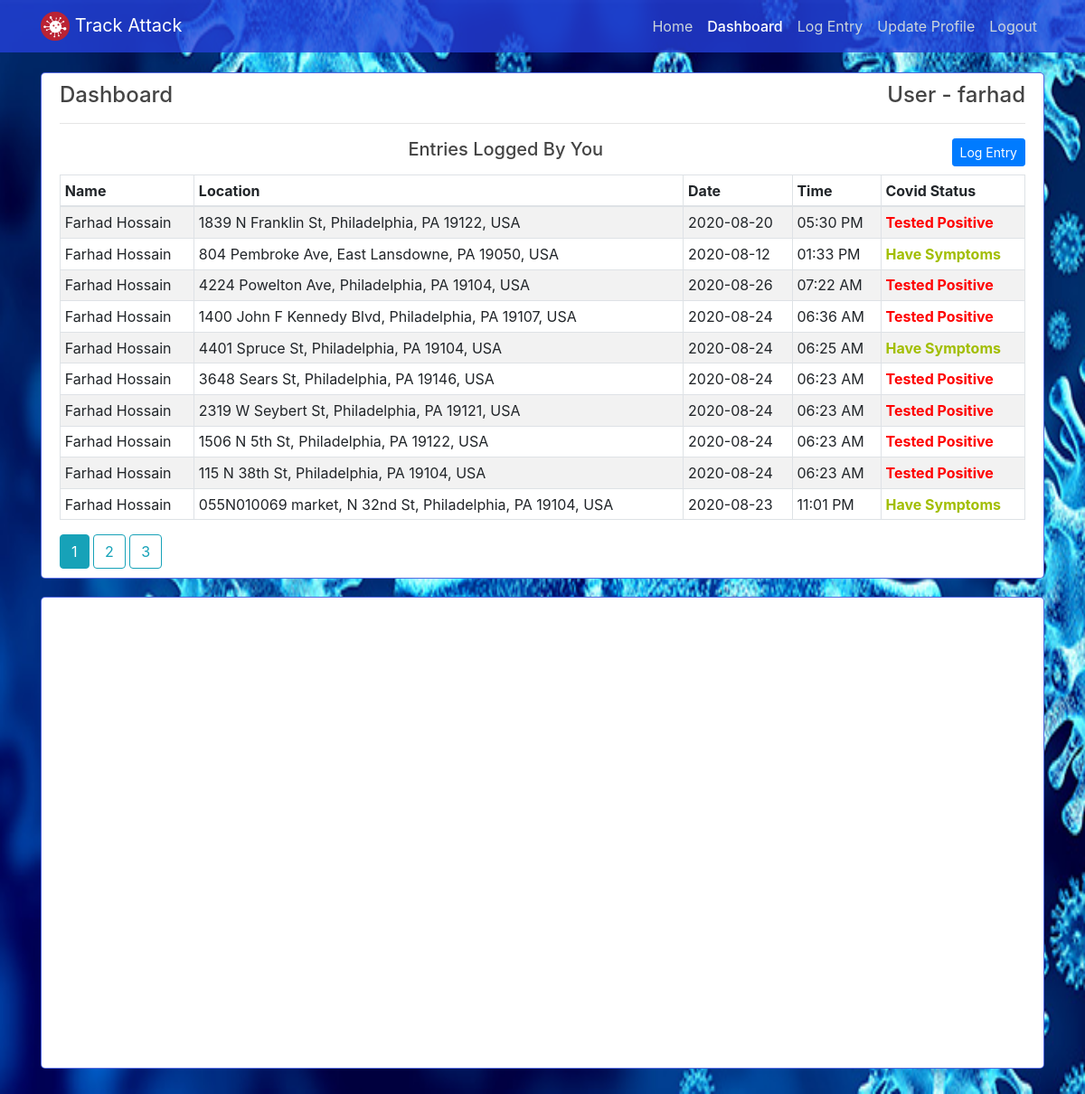
The page /dashboard (signed in) on the database its author committed.
### app/models.py (models this page shows, shortened)
class User(db.Model, UserMixin):
    id = db.Column(db.Integer, primary_key=True)
    username = db.Column(db.String(15), unique=True, nullable=False)
    email = db.Column(db.String(120), unique=True, nullable=False)
    image_file = db.Column(db.String(20), nullable=False, default='default.jpg')
    password = db.Column(db.String(60), nullable=False)
    full_name = db.Column(db.String(60))
    age = db.Column(db.Integer)
    entries = db.relationship('Entry', backref='user', lazy=True)

class Entry(db.Model):
    id = db.Column(db.Integer, primary_key=True)
    full_name = db.Column(db.String(30))
    date_posted = db.Column(db.DateTime, nullable=False, default=datetime.utcnow)
    visited_date_time = db.Column(db.DateTime, nullable=False, default=datetime.utcnow)
    age = db.Column(db.Integer)
    last_visited_location = db.Column(db.String(100))
    last_visited_location_lat = db.Column(db.String(100))
    last_visited_location_long = db.Column(db.String(100))
    covid_status = db.Column(db.Integer, default=0)
    user_id = db.Column(db.Integer, db.ForeignKey('user.id'), nullable=False)

### app/users/routes.py (the view)
@users.route('/dashboard', methods=["GET", "POST"])
@login_required
def dashboard():
    page = request.args.get('page', 1, type=int)
    entries = Entry.query.filter_by(user_id=current_user.id).order_by(Entry.date_posted.desc()).paginate(page=page, per_page=app.config['PAGINATION_PER_PAGE'])
    return render_template('dashboard.html', entries=entries, title="Dashboard")

### app/models.py (called while the page is built)
@login_manager.user_loader
def load_user(user_id):
    return User.query.get(int(user_id))

### app/templates/dashboard.html (shortened to what this page needs)
{% extends "layout.html" %}
{% set active_page='dashboard_page' %}
{% block content %}
<div class="col-md-12">
    <div class="content-section">
        <div>
            <h4>Dashboard <span style="float: right;">User - {{ current_user.username }}</span></h4>
            <hr>
        </div>
        {% if entries.items|length > 0 %}
            <h5 class="text-center mb-3">Entries Logged By You
                <span style="float: right;"><a href="{{ url_for('users.log_entry') }}" class="btn btn-primary btn-sm">Log Entry</a></span></h5>
                <table class="table table-bordered table-striped table-sm table-hover">
                    <thead>
                        <tr>
                            <th>Name</th>
                            <th>Location</th>
                            <th>Date</th>
                            <th>Time</th>
                            <th>Covid Status</th>
                        </tr>
                    </thead>
                    <tbody>
                        {% for entry in entries.items %}
                        <tr>
                            <td>{{ entry.full_name }}</td>
                            <td>{{ entry.last_visited_location }}</td>
                            <td>{{ entry.visited_date_time.strftime("%Y-%m-%d") }}</td>
                            <td>{{ entry.visited_date_time.strftime("%I:%M %p") }}</td>
                            <td>{% if entry.covid_status == 2 %}
                                <b style="color: rgb(255, 0, 0);">Tested Positive</b>
                                {% else %}
                                <b style="color: rgb(162, 190, 0);">Have Symptoms</b>
                                {% endif %}</td>
                        </tr>
                    {% endfor %}
                    </tbody>
                </table>
                {% for page_num in entries.iter_pages(left_edge=1, right_edge=1, left_current=1, right_current=2) %}
                    {% if page_num %}
                        {% if  entries.page == page_num %}
                            <a class="btn btn-info" href="{{ url_for('users.dashboard', page=page_num) }}">{{ page_num }}</a>
                        {% else %}
                            <a class="btn btn-outline-info" href="{{ url_for('users.dashboard', page=page_num) }}">{{ page_num }}</a>
                        {% endif %}
                        {% else %}
                        ...
                    {% endif %}
                {% endfor %}
        {% else %}
            <h5 class="text-center">Oops! You didn't log any entries so far.</h5>
            <div class="text-center">
                <a href="{{ url_for('users.log_entry') }}" class="btn btn-primary">Log Entry Now</a>
            </div>
        {% endif %}
    </div>
</div>
{% endblock content %}
{% block map %}
<div class="col-md-12 mb-2">
    <div class="content-section">
        <div id="map" style="width: 100%; height: 500px"></div>
    </div>
</div>
{% endblock map %}

### app/templates/layout.html (shortened to what this page needs)
<!DOCTYPE html>
<html lang="en">
    <head>
        <link rel="stylesheet" href="https://stackpath.bootstrapcdn.com/bootstrap/4.5.0/css/bootstrap.min.css">
        <link rel="stylesheet" type="text/css" href="{{ url_for('static', filename='main.css') }}">
    </head>
    <body>
        <header class="site-header">
            <nav class="navbar navbar-expand-md navbar-dark bg-steel fixed-top">
                <div class="container">
                    <a class="navbar-brand mr-4" href="/">
                        <img src="{{ url_for('static', filename='icons/coronavirus.png') }}" width="32" height="32" class="d-inline-block align-top" alt=""> Track Attack</a>
                    <div class="collapse navbar-collapse" id="navbarToggle">
                        <div class="navbar-nav ml-auto">
                            <a class="nav-item nav-link {{ 'active' if active_page=='home_page' else '' }}"
                                href="{{ url_for('main.home') }}">Home</a>
                            {% if current_user.is_authenticated %}
                                <a class="nav-item nav-link {{ 'active' if active_page=='dashboard_page' else '' }}"
                                    href="{{ url_for('users.dashboard') }}">Dashboard</a>
                                <a class="nav-item nav-link {{ 'active' if active_page=='entry_page' else '' }}"
                                    href="{{ url_for('users.log_entry') }}">Log Entry</a>
                                <a class="nav-item nav-link {{ 'active' if active_page=='profile_page' else '' }}"
                                    href="{{ url_for('users.profile') }}">Update Profile</a>
                                <a class="nav-item nav-link" href="{{ url_for('users.logout') }}">Logout</a>
                            {% else %}
                                <a class="nav-item nav-link {{ 'active' if active_page=='login_page' else '' }}"
                                    href="{{ url_for('users.login') }}">Login</a>
                                <a class="nav-item nav-link {{ 'active' if active_page=='register_page' else '' }}"
                                    href="{{ url_for('users.register') }}">Register</a>
                            {% endif %}
                        </div>
                    </div>
                </div>
            </nav>
        </header>
        <main role="main" class="container">
            <div class="row">
                {% block content %}
                {% endblock %}
                {% block map %}
                {% endblock map %}
            </div>
        </main>
    </body>
</html>

### app/static/main.css (style rules this page uses)
body { color: #333333; background-image: url("images/Coronavirus.png"); background-repeat: no-repeat; background-attachment: fixed; background-position: center; background-size: 100% 100%; margin-top: 5rem; }
h1, h2, h3, h4, h5, h6 { color: #444444; }
.bg-steel { background-color: #2540dbc7; }
.site-header .navbar-nav .nav-link { color: #cbd5db; }
.site-header .navbar-nav .nav-link.active { font-weight: 500; }
.content-section { background: #ffffff; padding: 10px 20px; border: 1px solid #2540dbc7; border-radius: 5px; margin-bottom: 20px; }

### rows shown on the page
User: username "farhad"
Entry: full_name "Farhad Hossain", last_visited_location "1839 N Franklin St, Philadelphia, PA 19122, USA", visited_date_time "2020-08-20", visited_date_time "05:30 PM", covid_status "Tested Positive"
Entry: full_name "Farhad Hossain", last_visited_location "804 Pembroke Ave, East Lansdowne, PA 19050, USA", visited_date_time "2020-08-12", visited_date_time "01:33 PM", covid_status "Have Symptoms"
Entry: full_name "Farhad Hossain", last_visited_location "4224 Powelton Ave, Philadelphia, PA 19104, USA", visited_date_time "2020-08-26", visited_date_time "07:22 AM", covid_status "Tested Positive"
Entry: full_name "Farhad Hossain", last_visited_location "1400 John F Kennedy Blvd, Philadelphia, PA 19107, USA", visited_date_time "2020-08-24", visited_date_time "06:36 AM", covid_status "Tested Positive"
Entry: full_name "Farhad Hossain", last_visited_location "4401 Spruce St, Philadelphia, PA 19104, USA", visited_date_time "2020-08-24", visited_date_time "06:25 AM", covid_status "Have Symptoms"
Entry: full_name "Farhad Hossain", last_visited_location "3648 Sears St, Philadelphia, PA 19146, USA", visited_date_time "2020-08-24", visited_date_time "06:23 AM", covid_status "Tested Positive"
Entry: full_name "Farhad Hossain", last_visited_location "2319 W Seybert St, Philadelphia, PA 19121, USA", visited_date_time "2020-08-24", visited_date_time "06:23 AM", covid_status "Tested Positive"
Entry: full_name "Farhad Hossain", last_visited_location "1506 N 5th St, Philadelphia, PA 19122, USA", visited_date_time "2020-08-24", visited_date_time "06:23 AM", covid_status "Tested Positive"
Entry: full_name "Farhad Hossain", last_visited_location "115 N 38th St, Philadelphia, PA 19104, USA", visited_date_time "2020-08-24", visited_date_time "06:23 AM", covid_status "Tested Positive"
Entry: full_name "Farhad Hossain", last_visited_location "055N010069 market, N 32nd St, Philadelphia, PA 19104, USA", visited_date_time "2020-08-23", visited_date_time "11:01 PM", covid_status "Have Symptoms"

### other values the page prints
{{ page_num }} "1"
{{ page_num }} "2" "3"
